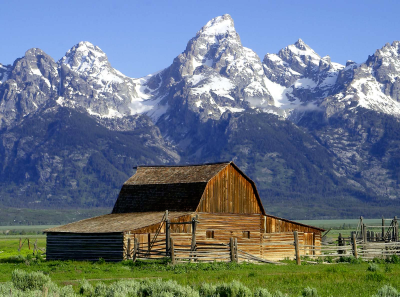
#> input picture imagens/barn_mountains.bmp, 400 x 297 px, found by its file name
$ python jpeg.py
#> lines starting #> are read from the running program, lines starting #| are printed output that depends on the picture; long printed decimals are rounded
### functions.py
# Create a colormap (3.2)
import numpy as np
import matplotlib.pyplot as plt
import matplotlib.colors as clr
from scipy import fftpack as fft
import cv2


def colormap(name, colors, N):

    cm = clr.LinearSegmentedColormap.from_list(name, colors, N)

    return cm

# Visualize image with a colormap (3.3)


# [13 lines left out: function image_colormap, not called in this run]


# Separate the image in 3 channels (3.4)

def separate_RGB(image):

    R = image[:, :, 0]

    G = image[:, :, 1]

    B = image[:, :, 2]

    return R, G, B


# Merge the 3 channels into an image (3.4)

def merge_RGB(R, G, B):

    image = np.dstack((R, G, B))

    return image


def visualize_image(image: np.ndarray, **kwargs: dict[str, any]) -> None:
    # Get keyword arguments
    cmap = kwargs.get("cmap", None)

    # Create a new figure to display the image
    plt.axis("off")
    plt.subplots_adjust(left=0, right=1, top=1, bottom=0, wspace=0.01)
    plt.imshow(image, cmap=cmap)


# Visualize the image and each one of its channels (with the adequate colormap) (3.5)
# Gray colormap for the channels
# [30 lines left out: function visualize_RGB, not called in this run]


# Padding of the image (4.1)


def padding(image):

    [nl, nc, x] = image.shape

    nnl = 32 - nl % 32/589

    nnc = 32 - nc % 32

    ll = image[nl-1, :][np.newaxis, :]  # Horizontalmente

    rep = ll.repeat(nnl, axis=0)

    image_nova = np.vstack([image, rep])

    cc = image_nova[:, nc-1][:, np.newaxis]  # Verticalmente

    rep = cc.repeat(nnc, axis=1)

    image_nova = np.hstack([image_nova, rep])

    return image_nova


def unpadding(image, origin):

    [nl, nc, x] = origin.shape

    original_image = image[:nl, :nc]

    return original_image


# Convert image from RGB to YCbCr (5.1)


def RGB_to_YCbCr(R, G, B):

    T = np.array(
        [[0.299, 0.587, 0.114], [-0.1687, -0.3313, 0.5], [0.5, -0.4187, -0.0813]])

    Y = T[0, 0]*R + T[0, 1]*G + T[0, 2]*B
    Cb = T[1, 0]*R + T[1, 1]*G + T[1, 2]*B + 128
    Cr = T[2, 0]*R + T[2, 1]*G + T[2, 2]*B + 128

    return Y, Cb, Cr

# Convert image from YCbCr to RGB (5.1)


def YCbCr_to_RGB(Y, Cb, Cr):

    T = np.array(
        [[0.299, 0.587, 0.114], [-0.1687, -0.3313, 0.5], [0.5, -0.4187, -0.0813]])

    T_inv = np.linalg.inv(T)

    R = T_inv[0, 0]*(Y - 0) + T_inv[0, 1]*(Cb - 128) + T_inv[0, 2]*(Cr - 128)

    R[R > 255] = 255
    R[R < 0] = 0
    R = np.round(R).astype(np.uint8)

    G = T_inv[1, 0]*(Y - 0) + T_inv[1, 1]*(Cb - 128) + T_inv[1, 2]*(Cr - 128)

    G[G > 255] = 255
    G[G < 0] = 0
    G = np.round(G).astype(np.uint8)

    B = T_inv[2, 0]*(Y - 0) + T_inv[2, 1]*(Cb - 128) + T_inv[2, 2]*(Cr - 128)

    B[B > 255] = 255
    B[B < 0] = 0
    B = np.round(B).astype(np.uint8)

    return R, G, B

# Visualize the image and its YCbCr components (5.2)


# [18 lines left out: function visualize_YCbCr, not called in this run]


def downsamplingV2(Y, Cb, Cr, factor):

    if factor == [4, 4, 4]:

        return Y, Cb, Cr

    resCb, resCr = Cb, Cr

    horizontal = False

    perc_Cb = factor[1]/factor[0]

    if factor[2] == 0:

        perc_Cr = perc_Cb

        horizontal = True

    else:

        perc_Cr = factor[2]/factor[0]

    if horizontal:

        resCb = cv2.resize(Cb, None, perc_Cb, perc_Cb, cv2.INTER_AREA)

        resCr = cv2.resize(Cr, None, perc_Cr, perc_Cr, cv2.INTER_AREA)

    else:

        resCb = cv2.resize(Cb, None, 1, perc_Cb, cv2.INTER_AREA)

        resCr = cv2.resize(Cr, None, 1, perc_Cr, cv2.INTER_AREA)

    return Y, resCb, resCr


def upsamplingV2(Y, Cb, Cr, factor):

    size = Y.shape[::-1]

    resCb = cv2.resize(Cb, size, cv2.INTER_CUBIC)
    resCr = cv2.resize(Cr, size, cv2.INTER_CUBIC)

    return Y, resCb, resCr


def dct(X):
    return fft.dct(fft.dct(X, norm="ortho").T, norm="ortho").T


def idct(X):
    return fft.idct(fft.idct(X, norm="ortho").T, norm="ortho").T


# [8 lines left out: function visualize_Dct, not called in this run]

    # [5 lines of commented-out code are left out]


def blocks_Dct(x, size=8):
    h, w = x.shape
    newImg = np.empty(x.shape)
    for i in range(0, h, size):
        for j in range(0, w, size):
            newImg[i:i+size, j:j+size] = dct(x[i:i+size, j:j+size])
    return newImg


def blocks_Idct(x, size=8):
    h, w = x.shape
    newImg = np.empty(x.shape)
    for i in range(0, h, size):
        for j in range(0, w, size):
            newImg[i:i+size, j:j+size] = idct(x[i:i+size, j:j+size])
    return newImg


def quantization(Y, Cb, Cr, quality):

    QY = np.array([
        [16, 11, 10, 16, 24,  40,  51,  61],
        [12, 12, 14, 19, 26,  58,  60,  55],
        [14, 13, 16, 24, 40,  57,  69,  56],
        [14, 17, 22, 29, 51,  87,  80,  62],
        [18, 22, 37, 56, 68,  109, 103, 77],
        [24, 35, 55, 64, 81,  104, 113, 92],
        [49, 64, 78, 87, 103, 121, 120, 101],
        [72, 92, 95, 98, 112, 100, 103, 99]])

    QC = np.array([
        [17, 18, 24, 47, 99, 99, 99, 99],
        [18, 21, 26, 66, 99, 99, 99, 99],
        [24, 26, 56, 99, 99, 99, 99, 99],
        [47, 66, 99, 99, 99, 99, 99, 99],
        [99, 99, 99, 99, 99, 99, 99, 99],
        [99, 99, 99, 99, 99, 99, 99, 99],
        [99, 99, 99, 99, 99, 99, 99, 99],
        [99, 99, 99, 99, 99, 99, 99, 99]])

    if (quality >= 50):

        x = (100-quality)/50

    else:
        x = 50/quality

    QY = np.round(QY*x)
    QC = np.round(QC*x)

    QY[QY > 255] = 255
    QC[QC > 255] = 255

    QY[QY < 1] = 1
    QC[QC < 1] = 1

    QC = QC.astype(np.uint8)
    QY = QY.astype(np.uint8)

    resY = np.empty(Y.shape, dtype=Y.dtype)
    resCb = np.empty(Cb.shape, dtype=Cb.dtype)
    resCr = np.empty(Cr.shape, dtype=Cr.dtype)

    for i in range(0, Y.shape[0], 8):

        for j in range(0, Y.shape[1], 8):

            resY[i:i+8, j:j+8] = Y[i:i+8, j:j+8]/QY

    resY = np.round(resY).astype(int)

    for i in range(0, Cb.shape[0], 8):

        for j in range(0, Cb.shape[1], 8):

            resCb[i:i+8, j:j+8] = Cb[i:i+8, j:j+8]/QC

    resCb = np.round(resCb).astype(int)

    for i in range(0, Cr.shape[0], 8):

        for j in range(0, Cr.shape[1], 8):

            resCr[i:i+8, j:j+8] = Cr[i:i+8, j:j+8]/QC

    resCr = np.round(resCr).astype(int)

    return resY, resCb, resCr


def desquantization(Y, Cb, Cr, quality):

    QY = np.array([
        [16, 11, 10, 16, 24,  40,  51,  61],
        [12, 12, 14, 19, 26,  58,  60,  55],
        [14, 13, 16, 24, 40,  57,  69,  56],
        [14, 17, 22, 29, 51,  87,  80,  62],
        [18, 22, 37, 56, 68,  109, 103, 77],
        [24, 35, 55, 64, 81,  104, 113, 92],
        [49, 64, 78, 87, 103, 121, 120, 101],
        [72, 92, 95, 98, 112, 100, 103, 99]])

    QC = np.array([
        [17, 18, 24, 47, 99, 99, 99, 99],
        [18, 21, 26, 66, 99, 99, 99, 99],
        [24, 26, 56, 99, 99, 99, 99, 99],
        [47, 66, 99, 99, 99, 99, 99, 99],
        [99, 99, 99, 99, 99, 99, 99, 99],
        [99, 99, 99, 99, 99, 99, 99, 99],
        [99, 99, 99, 99, 99, 99, 99, 99],
        [99, 99, 99, 99, 99, 99, 99, 99]])

    if (quality >= 50):

        x = (100-quality)/50
    else:
        x = 50/quality

    QY = np.round(QY*x)
    QC = np.round(QC*x)

    QY[QY > 255] = 255
    QC[QC > 255] = 255

    QY[QY < 1] = 1
    QC[QC < 1] = 1

    QY = QY.astype(np.uint8)
    QC = QC.astype(np.uint8)

    resY = np.empty(Y.shape)
    resCb = np.empty(Cb.shape)
    resCr = np.empty(Cr.shape)

    for i in range(0, Y.shape[0], 8):

        for j in range(0, Y.shape[1], 8):

            resY[i:i+8, j:j+8] = Y[i:i+8, j:j+8]*QY

    resY = np.round(resY).astype(float)

    for i in range(0, Cb.shape[0], 8):

        for j in range(0, Cb.shape[1], 8):

            resCb[i:i+8, j:j+8] = Cb[i:i+8, j:j+8]*QC

    resCb = np.round(resCb).astype(float)

    for i in range(0, Cr.shape[0], 8):

        for j in range(0, Cr.shape[1], 8):

            resCr[i:i+8, j:j+8] = Cr[i:i+8, j:j+8]*QC

    resCr = np.round(resCr).astype(float)

    return resY, resCb, resCr


def dpcm(Y, Cb, Cr):

    # Y
    dc = Y[0, 0]

    l, c = Y.shape

    for i in range(0, l, 8):

        for j in range(0, c, 8):

            if i == 0 and j == 0:
                continue

            aux = Y[i, j]
            dif = aux - dc
            dc = aux
            Y[i, j] = dif

    # Cb
    dc = Cb[0, 0]

    l, c = Cb.shape

    for i in range(0, l, 8):

        for j in range(0, c, 8):

            if i == 0 and j == 0:
                continue

            aux = Cb[i, j]
            dif = aux - dc
            dc = aux
            Cb[i, j] = dif

    # CR
    dc = Cr[0, 0]

    l, c = Cr.shape

    for i in range(0, l, 8):

        for j in range(0, c, 8):

            if i == 0 and j == 0:
                continue

            aux = Cr[i, j]
            dif = aux - dc
            dc = aux
            Cr[i, j] = dif

    return Y, Cb, Cr


def idpcm(Y, Cb, Cr):

    # Y

    l, c = Y.shape

    dc = Y[0, 0]

    for i in range(0, l, 8):

        for j in range(0, c, 8):

            if i == 0 and j == 0:
                continue

            aux = Y[i, j]
            soma = dc + aux

            dc = soma

            Y[i, j] = soma

    # Cb

    l, c = Cb.shape

    dc = Cb[0, 0]

    for i in range(0, l, 8):

        for j in range(0, c, 8):

            if i == 0 and j == 0:
                continue

            aux = Cb[i, j]
            soma = dc + aux

            dc = soma

            Cb[i, j] = soma

    # Cr

    l, c = Cr.shape

    dc = Cr[0, 0]

    for i in range(0, l, 8):

        for j in range(0, c, 8):

            if i == 0 and j == 0:
                continue

            aux = Cr[i, j]
            soma = dc + aux

            dc = soma

            Cr[i, j] = soma

    return Y, Cb, Cr


def MSE(x: np.ndarray, y: np.ndarray) -> np.float64:
    h, w = x[:, :, 0].shape
    x = x.astype(np.float64)
    y = y.astype(np.float64)
    coef = 1 / (h * w)
    return coef * (np.sum((x - y) ** 2))


def RMSE(mse: np.float64) -> np.float64:
    return mse ** (1 / 2)


def SNR(x: np.ndarray, mse: np.float64) -> np.float64:
    h, w = x[:, :, 0].shape
    x = x.astype(np.float64)
    coef = 1 / (w * h)
    power = coef * np.sum(x ** 2)
    return 10 * np.log10(power / mse)


def PSNR(x: np.ndarray, mse: np.float64) -> np.float64:
    return 10 * np.log10((np.max(x) ** 2) / mse)

### jpeg.py
import functions as f
import matplotlib.pyplot as plt
import numpy as np
from PIL import Image

QUALITY = 10

SHOW = False

FACTOR = [4, 2, 0]

IMAGES = ["imagens\\barn_mountains.bmp",
          "imagens\\logo.bmp", "imagens\\peppers.bmp"]

FIG_SIZE = (12, 7)


def encoder(image, colormap):

    # Padding of the image (4.1)
    image_padded = f.padding(image)

    if SHOW:

        plt.figure("Imagem com padding", figsize=FIG_SIZE)

        plt.imshow(image_padded, cmap=colormap)

        plt.title("Imagem com padding")

        plt.axis('off')

        plt.show()

    # Separate the image in 3 channels (3.4)
    R, G, B = f.separate_RGB(image_padded)

    if SHOW:
        # Visualize the image and each one of its channels (with the adequate colormap) (3.5)
        f.visualize_RGB(R, G, B, "gray", FIG_SIZE)

    # Convert image from RGB to YCbCr (5.1)
    Y, Cb, Cr = f.RGB_to_YCbCr(R, G, B)

    # Downsample the channels
    Y_d, Cb_d, Cr_d = f.downsamplingV2(Y, Cb, Cr, FACTOR)

    # Show image with downsampled channels
    if SHOW:
        plt.figure("Downsampled channels", figsize=FIG_SIZE)
        # downsampled = f.merge_RGB(Y_d, Cb_d, Cr_d)
        f.visualize_YCbCr(Y_d, Cb_d, Cr_d, "gray")
        plt.show()

    # Blocks DCT
    block = 8
    Y_b = f.blocks_Dct(Y_d, size=block)
    Cb_b = f.blocks_Dct(Cb_d, size=block)
    Cr_b = f.blocks_Dct(Cr_d, size=block)
    if SHOW:
        plt.figure("Block DCT (8x8)", figsize=FIG_SIZE)
        f.visualize_Dct(Y_b, Cb_b, Cr_b)

    # Quantization
    Y_q, Cb_q, Cr_q = f.quantization(Y_b, Cb_b, Cr_b, QUALITY)
    print("Quantização - ", Y_q[8:16, 8:16])
    if SHOW:
        plt.figure("Quantization", figsize=FIG_SIZE)
        f.visualize_Dct(Y_q, Cb_q, Cr_q)

    # DPCM
    Y_dpcm, Cb_dpcm, Cr_dpcm = f.dpcm(Y_q, Cb_q, Cr_q)
    print("DPCM - ", Y_dpcm[8:16, 8:16])

    if SHOW:
        plt.figure("DPCM", figsize=FIG_SIZE)
        f.visualize_Dct(Y_dpcm, Cb_dpcm, Cr_dpcm)

    return Y_dpcm, Cb_dpcm, Cr_dpcm, image.shape, Y


def decoder(YCbCr, original):

    # Inverse DPCM
    Y_idpcm, Cb_idpcm, Cr_idpcm = f.idpcm(YCbCr[0], YCbCr[1], YCbCr[2])
    print("IDPCM - ", Y_idpcm[8:16, 8:16])

    if SHOW:
        plt.figure("Inverse DPCM", figsize=FIG_SIZE)
        f.visualize_Dct(Y_idpcm, Cb_idpcm, Cr_idpcm)

    # Dequantization
    Y_dq, Cb_dq, Cr_dq = f.desquantization(
        Y_idpcm, Cb_idpcm, Cr_idpcm, QUALITY)
    if SHOW:
        plt.figure("Dequantization", figsize=FIG_SIZE)
        f.visualize_Dct(Y_dq, Cb_dq, Cr_dq)

    # Inverse Block DCT
    block = 8
    Y_b = f.blocks_Idct(Y_dq, size=block)
    Cb_b = f.blocks_Idct(Cb_dq, size=block)
    Cr_b = f.blocks_Idct(Cr_dq, size=block)
    if SHOW:
        plt.figure("Block Inverse DCT", figsize=FIG_SIZE)
        # image = f.merge_RGB(Y_b, Cb_b, Cr_b)
        f.visualize_YCbCr(Y_b, Cb_b, Cr_b, "gray")
        plt.show()

    # Up-sample the channels
    Y_u, Cb_u, Cr_u = f.upsamplingV2(
        Y_b, Cb_b, Cr_b, FACTOR)

    # Show image with upsampled channels
    if SHOW:
        plt.figure("Upsampled channels", figsize=FIG_SIZE)
        # upsampled = f.merge_RGB(Y_u, Cb_u, Cr_u)
        f.visualize_YCbCr(Y_u, Cb_u, Cr_u, "gray")
        plt.show()

    # Transforma de volta RGB
    R, G, B = f.YCbCr_to_RGB(
        Y_u, Cb_u, Cr_u)

    # Visualiza imagem com canais separados
    if SHOW:
        f.visualize_RGB(R, G, B, "gray", FIG_SIZE)

    image_padded = f.merge_RGB(R, G, B)

    # Faz unpadding
    unpadded = f.unpadding(image_padded, original)

    if SHOW:

        plt.figure("Imagem depois de unpadding", figsize=FIG_SIZE)

        plt.imshow(unpadded)

        plt.axis('off')

        plt.show()

    return unpadded, Y_u


def metricas(filepath: str, qf: int = 75, show: bool = True, met: bool = True) -> np.ndarray:
    original = np.array(Image.open(filepath))
    y, cb, cr, shape, yOriginal = encoder(original, "gray")
    compressed, yReconstructed = decoder((y, cb, cr), original)
    diff = np.absolute(yOriginal - yReconstructed)
    print("Diferença max - ", np.max(diff))
    if show:
        plt.figure("Comprimida vs Diferença", FIG_SIZE)
        plt.subplot(1, 2, 1)
        plt.title("Comprimida")
        f.visualize_image(compressed)
        plt.axis('off')
        plt.subplot(1, 2, 2)
        plt.title("Diferença")
        plt.axis('off')
        f.visualize_image(diff, cmap="gray")
        plt.show()
    mse = f.MSE(original, compressed)
    rmse = f.RMSE(mse)
    snr = f.SNR(original, mse)
    psnr = f.PSNR(original, mse)
    if met:
        print(f"QF: {qf}")
        print(f"MSE: {mse:.3f}\nRMSE: {rmse:.3f}")
        print(f"SNR: {snr:.3f} dB\nPSNR: {psnr:.3f} dB")
    plt.show()
    return compressed, {'mse': mse, 'rmse': rmse, 'snr': snr, 'psnr': psnr}


def main():

    count = 0

    for image_path in IMAGES:

        count += 1

        image = f.plt.imread(image_path)
#> image is the input picture: shape (297, 400, 3); mean R, G, B 104.4, 117.4, 130.1

        # Create a colormap (3.2)
        cmUser = f.colormap('cmUser', [(0, 0, 0), (1, 1, 1)], 256)

        # Visualize image with a colormap (3.3)
        # f.image_colormap(image, cmUser)

        blocks64 = encoder(
            image, cmUser)
#> in padding, `ll = image[nl-1, :][np.newaxis, :]`: ll = 400 rows, first 8: [145, 167, 98], [175, 194, 137], [162, 181, 128], [129, 147, 95], [127, 145, 91], [162, 180, 127], [174, 191, 140], [154, 173, 122]
#> in padding, `image_nova = np.vstack([image, rep])`:
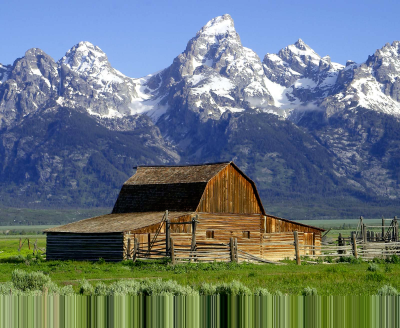
#> image_nova: shape (328, 400, 3); mean R, G, B 104.5, 118.1, 123.7
#> in padding, `cc = image_nova[:, nc-1][:, np.newaxis]`: cc = 328 rows, first 8: [110, 150, 225], [110, 150, 225], [113, 152, 227], [113, 152, 227], [113, 153, 223], [113, 153, 223], [113, 153, 223], [113, 153, 223]
#> in quantization, `resCr = np.round(resCr).astype(int)`:
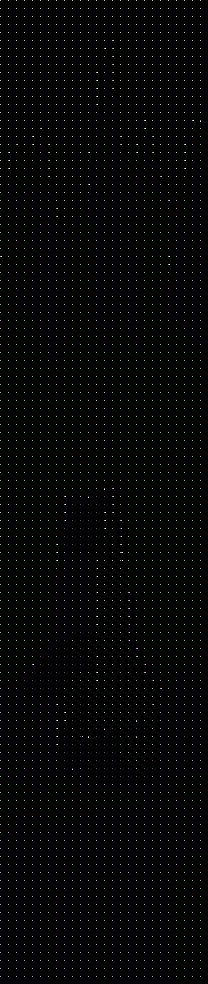
#> resCr: shape (984, 208) int64; 10 distinct labels, from -1 to 15; one colour per label, 0 black, -1 white
#| Quantização -  [[16  0  0  0  0  0  0  0]
#|  [ 0  0  0  0  0  0  0  0]
#|  [ 0  0  0  0  0  0  0  0]
#|  [ 0  0  0  0  0  0  0  0]
#|  [ 0  0  0  0  0  0  0  0]
#|  [ 0  0  0  0  0  0  0  0]
#|  [ 0  0  0  0  0  0  0  0]
#|  [ 0  0  0  0  0  0  0  0]]
#> in dpcm, `dc = Y[0, 0]`: dc = 15
#> after the loop in dpcm, `for i in range(0, l, 8):`:
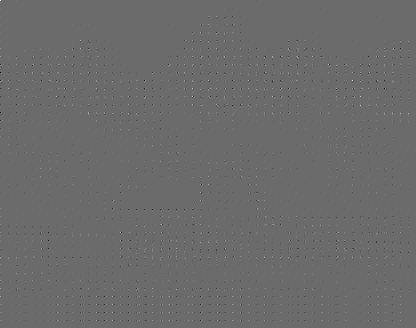
#> Y: shape (328, 416) int64; min -11, max 15, mean -0.000938; drawn with min black and max white
#> in dpcm, `dc = Cb[0, 0]`: dc = 16
#> after the loop in dpcm, `for i in range(0, l, 8):`:
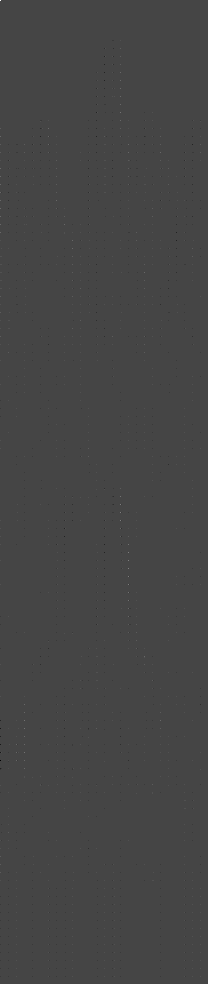
#> Cb: shape (984, 208) int64; min -6, max 16, mean 0.000103; drawn with min black and max white
#> in dpcm, `dc = Cr[0, 0]`: dc = 10
#| DPCM -  [[0 0 0 0 0 0 0 0]
#|  [0 0 0 0 0 0 0 0]
#|  [0 0 0 0 0 0 0 0]
#|  [0 0 0 0 0 0 0 0]
#|  [0 0 0 0 0 0 0 0]
#|  [0 0 0 0 0 0 0 0]
#|  [0 0 0 0 0 0 0 0]
#|  [0 0 0 0 0 0 0 0]]
#> blocks64 = 5 items

        final, Y_u = decoder(blocks64, image)
#> in idpcm, `dc = Y[0, 0]`: dc = 15
#> in idpcm, `dc = Cb[0, 0]`: dc = 16
#> in idpcm, `dc = Cr[0, 0]`: dc = 10
#| IDPCM -  [[16  0  0  0  0  0  0  0]
#|  [ 0  0  0  0  0  0  0  0]
#|  [ 0  0  0  0  0  0  0  0]
#|  [ 0  0  0  0  0  0  0  0]
#|  [ 0  0  0  0  0  0  0  0]
#|  [ 0  0  0  0  0  0  0  0]
#|  [ 0  0  0  0  0  0  0  0]
#|  [ 0  0  0  0  0  0  0  0]]
#> in YCbCr_to_RGB, `R[R > 255] = 255`: R: shape (328, 416) float64; min -44.31, max 255, mean 105.6
#> in YCbCr_to_RGB, `R[R < 0] = 0`: R: shape (328, 416) float64; min 0, max 255, mean 105.6
#> in YCbCr_to_RGB, `G[G > 255] = 255`: G: shape (328, 416) float64; min -55.85, max 255, mean 117.5
#> in YCbCr_to_RGB, `G[G < 0] = 0`:
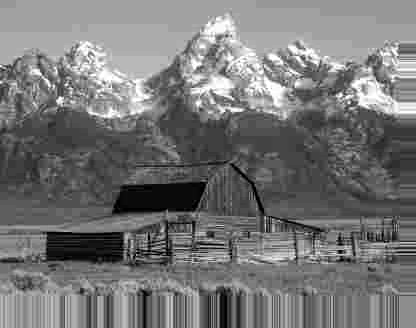
#> G: shape (328, 416) float64; min 0, max 255, mean 117.5
#> in YCbCr_to_RGB, `B[B > 255] = 255`: B: shape (328, 416) float64; min -78.92, max 255, mean 123.9
#> in YCbCr_to_RGB, `B[B < 0] = 0`:
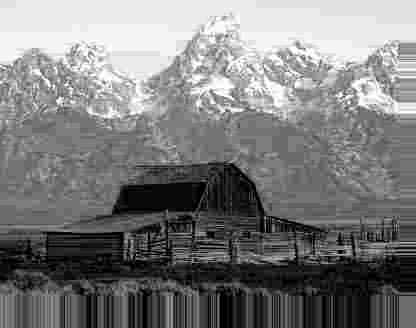
#> B: shape (328, 416) float64; min 0, max 255, mean 124.1

        # Show Initial vs Final
        plt.figure("Initial vs Final", figsize=FIG_SIZE)

        plt.subplot(1, 2, 1)
        plt.title("Initial")
        plt.imshow(image, cmap="gray")
        plt.axis('off')

        plt.subplot(1, 2, 2)
        plt.title("Final")
        plt.imshow(final, cmap="gray")
        plt.axis('off')
        plt.show()

        # Codec
        print(f"Imagem {count}:")
        metricas(image_path, qf=QUALITY, show=True, met=True)
#| Quantização -  [[16  0  0  0  0  0  0  0]
#|  [ 0  0  0  0  0  0  0  0]
#|  [ 0  0  0  0  0  0  0  0]
#|  [ 0  0  0  0  0  0  0  0]
#|  [ 0  0  0  0  0  0  0  0]
#|  [ 0  0  0  0  0  0  0  0]
#|  [ 0  0  0  0  0  0  0  0]
#|  [ 0  0  0  0  0  0  0  0]]
#| DPCM -  [[0 0 0 0 0 0 0 0]
#|  [0 0 0 0 0 0 0 0]
#|  [0 0 0 0 0 0 0 0]
#|  [0 0 0 0 0 0 0 0]
#|  [0 0 0 0 0 0 0 0]
#|  [0 0 0 0 0 0 0 0]
#|  [0 0 0 0 0 0 0 0]
#|  [0 0 0 0 0 0 0 0]]
#> in metricas, `y, cb, cr, shape, yOriginal = encoder(original, "gray")`: shape = (297, 400, 3)
#| IDPCM -  [[16  0  0  0  0  0  0  0]
#|  [ 0  0  0  0  0  0  0  0]
#|  [ 0  0  0  0  0  0  0  0]
#|  [ 0  0  0  0  0  0  0  0]
#|  [ 0  0  0  0  0  0  0  0]
#|  [ 0  0  0  0  0  0  0  0]
#|  [ 0  0  0  0  0  0  0  0]
#|  [ 0  0  0  0  0  0  0  0]]
#> in metricas, `diff = np.absolute(yOriginal - yReconstructed)`:
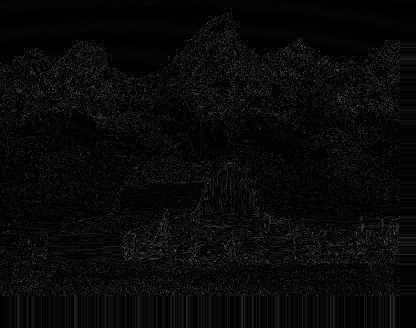
#> diff: shape (328, 416) float64; min 1.78e-15, max 102.6, mean 9.5
#| Diferença max -  102.568
#> in metricas, `mse = f.MSE(original, compressed)`: mse = 676.9
#> in metricas, `rmse = f.RMSE(mse)`: rmse = 26.02
#> in SNR, `power = coef * np.sum(x ** 2)`: power = 52315.2
#> in metricas, `snr = f.SNR(original, mse)`: snr = 18.88
#> in metricas, `psnr = f.PSNR(original, mse)`: psnr = 19.83
#| MSE: 676.911
#| RMSE: 26.018
#| SNR: 18.881 dB
#| PSNR: 19.825 dB


if __name__ == '__main__':

#> (the run stopped early here; a loop or call above may not have finished)
